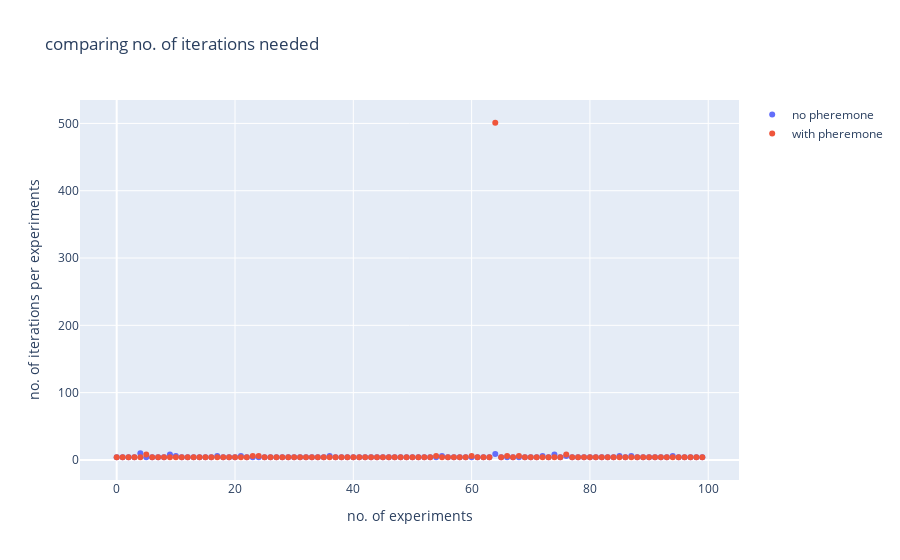

Here is the notebook cell this chart was saved with:
### Code cell
fig = go.Figure()
x_axis = list(range(num_points))

fig.add_trace(go.Scatter(x=x_axis, y=iter_list,
                    mode='markers',
                    name='no pheremone'))
fig.add_trace(go.Scatter(x=x_axis, y=iter_list_opt,
                    mode='markers',
                    name='with pheremone'))
fig.update_layout(title='comparing no. of iterations needed',
                   xaxis_title='no. of experiments',
                   yaxis_title='no. of iterations per experiments')
fig.show()
print("Mean iterations without pheremone: ", np.nanmean(iter_list))
print("Median iterations without pheremone: ", np.nanmedian(iter_list))
print("Mean iterations with pheremone: ", np.nanmean(iter_list_opt))
print("Median iterations with pheremone: ", np.nanmedian(iter_list_opt))

### Figure 1 — Plotly figure (JSON) as saved in the notebook; plotly's stock layout.template omitted (floating-point values rounded to 4 significant figures)
{"data": [{"mode": "markers", "name": "no pheremone", "type": "scatter", "x": [0, 1, 2, 3, 4, 5, 6, 7, 8, 9, 10, 11, 12, 13, 14, 15, 16, 17, 18, 19, 20, 21, 22, 23, 24, 25, 26, 27, 28, 29, 30, 31, 32, 33, 34, 35, 36, 37, 38, 39, 40, 41, 42, 43, 44, 45, 46, 47, 48, 49, 50, 51, 52, 53, 54, 55, 56, 57, 58, 59, 60, 61, 62, 63, 64, 65, 66, 67, 68, 69, 70, 71, 72, 73, 74, 75, 76, 77, 78, 79, 80, 81, 82, 83, 84, 85, 86, 87, 88, 89, 90, 91, 92, 93, 94, 95, 96, 97, 98, 99], "y": [4, 4, 4, 4, 10, 4, 4, 4, 4, 8, 6, 4, 4, 4, 4, 4, 4, 6, 4, 4, 4, 6, 4, 4, 4, 4, 4, 4, 4, 4, 4, 4, 4, 4, 4, 4, 6, 4, 4, 4, 4, 4, 4, 4, 4, 4, 4, 4, 4, 4, 4, 4, 4, 4, 4, 6, 4, 4, 4, 4, 4, 4, 4, 4, 9, 4, 4, 4, 4, 4, 4, 4, 6, 4, 8, 4, 6, 4, 4, 4, 4, 4, 4, 4, 4, 6, 4, 6, 4, 4, 4, 4, 4, 4, 6, 4, 4, 4, 4, 4]}, {"mode": "markers", "name": "with pheremone", "type": "scatter", "x": [0, 1, 2, 3, 4, 5, 6, 7, 8, 9, 10, 11, 12, 13, 14, 15, 16, 17, 18, 19, 20, 21, 22, 23, 24, 25, 26, 27, 28, 29, 30, 31, 32, 33, 34, 35, 36, 37, 38, 39, 40, 41, 42, 43, 44, 45, 46, 47, 48, 49, 50, 51, 52, 53, 54, 55, 56, 57, 58, 59, 60, 61, 62, 63, 64, 65, 66, 67, 68, 69, 70, 71, 72, 73, 74, 75, 76, 77, 78, 79, 80, 81, 82, 83, 84, 85, 86, 87, 88, 89, 90, 91, 92, 93, 94, 95, 96, 97, 98, 99], "y": [4, 4, 4, 4, 4, 8, 4, 4, 4, 4, 4, 4, 4, 4, 4, 4, 4, 4, 4, 4, 4, 4, 4, 6, 6, 4, 4, 4, 4, 4, 4, 4, 4, 4, 4, 4, 4, 4, 4, 4, 4, 4, 4, 4, 4, 4, 4, 4, 4, 4, 4, 4, 4, 4, 6, 4, 4, 4, 4, 4, 6, 4, 4, 4, 501, 4, 6, 4, 6, 4, 4, 4, 4, 4, 4, 4, 8, 4, 4, 4, 4, 4, 4, 4, 4, 4, 4, 4, 4, 4, 4, 4, 4, 4, 4, 4, 4, 4, 4, 4]}], "layout": {"title": {"text": "comparing no. of iterations needed"}, "xaxis": {"title": {"text": "no. of experiments"}}, "yaxis": {"title": {"text": "no. of iterations per experiments"}}}}
